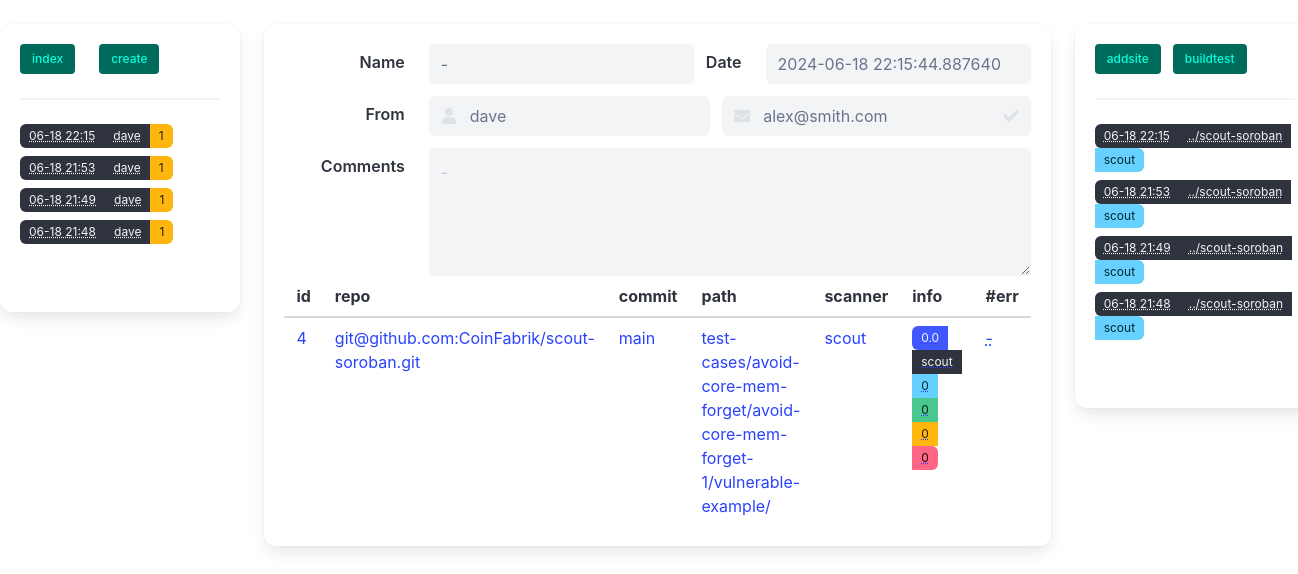
The page /batch/4 on the database its author committed.
### model.py (models this page shows, shortened)
class BaseModel(Model):
    class Meta:
        database = db

class BatchExec(BaseModel):
    timestamp = DateTimeField(default=datetime.datetime.now)
    name = CharField(null=True)
    author = CharField(null=True)
    email = CharField(null=True)
    comments = TextField(null=True)

class ScannerExec(BaseModel):
    batch = ForeignKeyField(BatchExec, null=True,  backref='scans')
    timestamp = DateTimeField(default=datetime.datetime.now)
    repo = CharField(unique=False)
    commit = CharField(unique=False)
    rev_hash = CharField(unique=False, null=True)
    path = CharField(unique=False)
    scanner = CharField(unique=False, default="Scout")
    scanner_version = CharField(unique=False, null=True)
    errors = TextField(null=True)
    def as_dict(self):
        return {
            "id": self.id,
            'timestamp': self.timestamp,
            'repo':self.repo,
            'commit': self.commit,
            'path': self.path,
            'scanner': self.scanner,
            'errors': self.errors,}
    @property
    def report(self):
        reps = [r for r in self.reports if not r.is_raw]
        if len(reps) == 0:
            return None
        return reps[0]

### app.py (the view)
@app.route('/batch/<id>')
def batch(id: int):  # put application's code here
    batch = BatchExec().get_by_id(id)
    return render('batch.html', batch=batch)

### helperfuncs.py (called while the page is built)
def short_date(d):
    return str(d).split('.')[0].split('-', 1)[1].rsplit(':', 1)[0]

def render(template, **kwargs):
    class Funcs: pass
    funcs = Funcs()
    new = {'scans': get_scans(),
           'batchs': get_batchs(),
           'None': None,
           'short_repo':lambda x: '../'+x.rsplit('/', 1)[1].replace('.git', ''),
           }
    for k, v in new.items():
        setattr(funcs, k, v)
    for f in [list, len, url_for, repr, type, json, enumwid, short_date, mkrand, lines]:
        new[f.__name__] = f
        setattr(funcs, f.__name__, f)
    new['funcs'] = funcs
    new.update(kwargs)
    return render_template(template, **new)

### model.py (called while the page is built)
def get_scans():
    return [x.as_dict() for x in ScannerExec.select()
                .where(ScannerExec.batch != None)
                .order_by(ScannerExec.timestamp.desc())]

def get_batchs():
    return [x for x in
            BatchExec.select().order_by(BatchExec.timestamp.desc())]

    def __getitem__(self, key):
        if not key in self.SKeys:
            raise KeyError(key)
        return self.d[key]

    def sum(self):
        return self['High'] + (self['Medium']/2) + (self['Low']/4) + (self['Enhancement']/10)

    @property
    def data(self):
        return json.loads(self.content)

    @property
    def vulnstats(self):
        d = self.data
        found = defaultdict(int)
        for vuln in d['findings']:
            found[vuln['priority']]+=1
        return PrioritySum(**found)

    @property
    def vulnlist(self):
        d = self.data
        return '\r\n'.join([ '%s: %s'%(vuln['category'], vuln['name'])
            for vuln in d['findings']
        ])

### templates/batch.html (shortened to what this page needs)
{% extends "base.html" %}
{% import 'tags.html' as tags %}
    <a href="{{url_for('scan_exec', id=scan.id)}}">{{ caller(scan) }}</a>
{% block content %}
{{ tags.batchhead(batch) }}
<table class="table is-striped is-hoverable is-fullwidth">
    <thead>
    <tr>
        <th>id</th>
        <th>repo</th>
        <th>commit</th>
        <th>path</th>
        <th>scanner</th>
        <th>info</th>
        <th>#err</th>
    </tr>
    </thead>
    <tbody>
    {% for scan in batch.scans %}
    <tr>
            {% for value in [scan.id, scan.repo, scan.commit, scan.path, scan.scanner] %}
            <td>
                {% call(inner) link_scan(scan) %}
                    {{value}}
                {% endcall %}
            </td>
            {% endfor %}
            <td>
                {% call(inner) link_scan(scan) %}
                <abbr title="{{scan.report.vulnlist}}">
                    {% if inner.report!=None %}
                    {{ tags.vulntag(inner.scanner, inner.report.vulnstats) }}
                    {% endif %}
                </abbr>
                {% endcall %}
            </td>
            <td>
                {% call(inner) link_scan(scan) %}
                <abbr title="{{inner.errors}}">{{'Some' if inner.errors!=None else '-'}}</abbr>
                {% endcall %}
            </td>
    </tr>
    {% endfor %}
    </tbody>
</table>
{% endblock %}

### templates/tags.html (shortened to what this page needs)
{% macro vulntag(scanner, vulnsdict) -%}
<div class="control">
    <div class="tags has-addons">
        <span class="tag is-hoverable is-link">{{vulnsdict.sum()}}</span>
        <span class="tag is-hoverable is-dark">{{scanner}}</span>
        <span class="tag is-hoverable is-info">{{vulnsdict['Enhancement']}}</span>
        <span class="tag is-hoverable is-success">{{vulnsdict['Low']}}</span>
        <span class="tag is-hoverable is-warning">{{vulnsdict['Medium']}}</span>
        <span class="tag is-hoverable is-danger">{{vulnsdict['High']}}</span>
    </div>
</div>
{%- endmacro %}
{% macro batchhead(batch=None,editable=False) -%}
{% if not editable %}
<fieldset disabled>
{% endif %}
<div class="field is-horizontal">
    <div class="field-label is-normal">
        <label class="label">Name</label>
    </div>
    <div class="field-body">
        <div class="field">
            <div class="control">
                <input class="input" id="batch" value="{{'' if None==batch else batch.comments}}"
                       name="batch" placeholder="Name for this batch" type="text">
            </div>
        </div>
        <div class="field-label is-normal">
            <label class="label">Date</label>
        </div>
        <div class="field">
            <div class="control">
                <input class="input" id="batchts" value="{{'' if None==batch else batch.timestamp}}"
                       name="batch" placeholder="Name for this batch" type="text">
            </div>
        </div>
    </div>
</div>
<div class="field is-horizontal">
    <div class="field-label is-normal">
        <label class="label">From</label>
    </div>
    <div class="field-body">
        <div class="field">
            <p class="control is-expanded has-icons-left">
                <input class="input" id="name" placeholder="Name"
                       name="from" type="text" value="{{'' if None==batch else batch.author}}">
                <span class="icon is-small is-left"></span>
            </p>
        </div>
        <div class="field">
            <p class="control is-expanded has-icons-left has-icons-right">
                <input class="input" name="email" placeholder="Email" type="email"
                       value="{{'' if None==batch else batch.email}}">
                <span class="icon is-small is-left"></span>
                <span class="icon is-small is-right"></span>
            </p>
        </div>
    </div>
</div>
<div class="field is-horizontal">
    <div class="field-label is-normal">
        <label class="label">Comments</label>
    </div>
    <div class="field-body">
        <div class="field">
            <div class="control">
                <textarea class="textarea" name="comments" placeholder="{{'' if None==batch else batch.comments}}"></textarea>
            </div>
        </div>
    </div>
</div>
{% if not editable %}
</fieldset>
{% endif %}
{%- endmacro %}

### templates/leftcol.html
<div class="buttons">
    {% for link_button in ['index', 'create'] %}
    <a class="button is-small is-responsive is-primary is-dark" href="{{ url_for(link_button) }}">
        {{link_button}}
    </a>
    <br/>
    {% endfor %}
</div>
<hr/>
<div class="tags">
    {% for batch in batchs %}
    <div class="control">
        <a class="tags has-addons is-hoverable" href="{{ url_for('batch', id=batch.id) }}">
        <span class="tag is-dark"><abbr
                title="{{ batch.timestamp }}">{{ short_date(batch.timestamp) }}</abbr> </span>
        <span class="tag is-dark"><abbr title="{{ batch.name }}">{{ batch.name }}</abbr></span>
        <span class="tag is-warning is-dark">{{ len(batch.scans) }}</span>
        </a>
    </div>
    {% endfor %}
</div>
<br/>

### templates/rightcol.html
<div class="buttons">
    {% for link_button in ['addsite', 'buildtest'] %}
    <a class="button is-small is-responsive is-primary is-dark" href="{{ url_for(link_button) }}">
        {{link_button}}
    </a>
    {% endfor %}
</div>
<hr/>
<div class="tags">
    {% for scan in scans %}
    <div class="control">
        <a class="tags has-addons is-hoverable" href="{{ url_for('scan_exec', id=scan['id']) }}">
        <span class="tag is-dark"><abbr
                title="{{ scan['timestamp'] }}">{{ short_date(scan['timestamp']) }}</abbr> </span>
        <span class="tag is-dark"><abbr title="{{ scan['repo']}}">{{ short_repo(scan['repo']) }}</abbr></span>
        <span class="tag is-info">{{ scan['scanner'] }}</span>
        </a>
    </div>
    {% endfor %}
</div>
<br/>

### rows shown on the page
BatchExec: timestamp "06-18 22:15", name "dave", scans "1", batch "-", batch "2024-06-18 22:15:44.887640", from "dave", email "alex@smith.com", comments "-"
BatchExec: timestamp "06-18 21:53", name "dave", scans "1"
BatchExec: timestamp "06-18 21:49", name "dave", scans "1"
BatchExec: timestamp "06-18 21:48", name "dave", id "1"
ScannerExec: scanner "4", repo "git@github.com:CoinFabrik/scout-soroban.git", commit "main", path "test-cases/avoid-core-mem-forget/avoid-core-mem-forget-1/vulnerable-example/", scanner "scout", sum "0.0", Enhancement "0", Low "0", Medium "0", High "0", errors "-", timestamp "06-18 22:15", repo "../scout-soroban"
ScannerExec: timestamp "06-18 21:53", repo "../scout-soroban", scanner "scout"
ScannerExec: timestamp "06-18 21:49", repo "../scout-soroban", scanner "scout"
ScannerExec: timestamp "06-18 21:48", repo "../scout-soroban", scanner "scout"

### other values the page prints
{{ link_button }} "index" "create"
{{ link_button }} "addsite" "buildtest"
